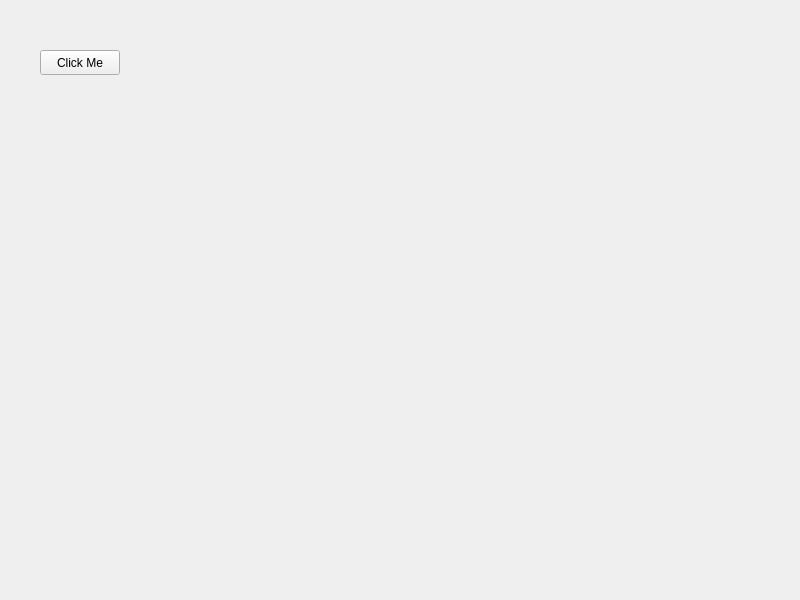
<?xml version="1.0" encoding="UTF-8"?>
<ui version="4.0">
 <class>Widget</class>
 <widget class="QWidget" name="Widget">
  <property name="geometry">
   <rect>
    <x>0</x>
    <y>0</y>
    <width>800</width>
    <height>600</height>
   </rect>
  </property>
  <property name="windowTitle">
   <string>Widget</string>
  </property>
  <widget class="QPushButton" name="clickMe">
   <property name="geometry">
    <rect>
     <x>40</x>
     <y>50</y>
     <width>80</width>
     <height>25</height>
    </rect>
   </property>
   <property name="text">
    <string>Click Me</string>
   </property>
  </widget>
 </widget>
 <resources/>
 <connections/>
</ui>
